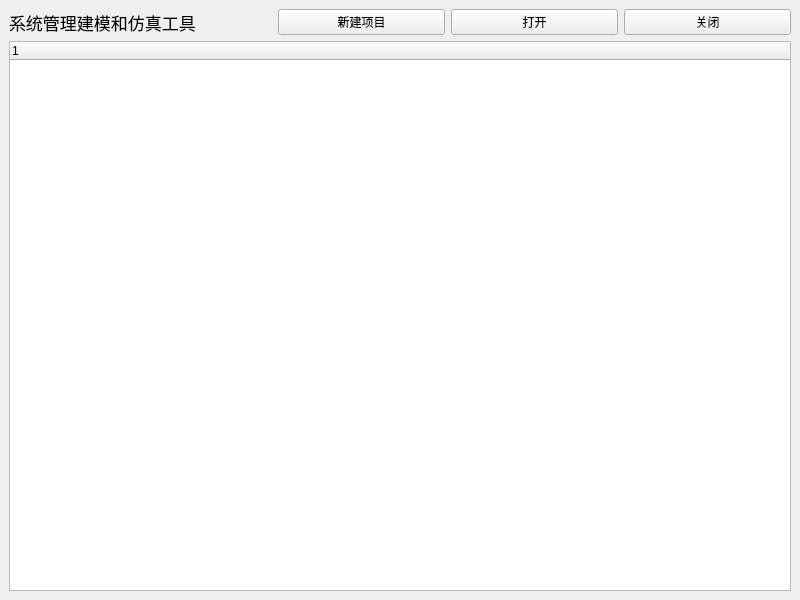
<?xml version="1.0" encoding="UTF-8"?>
<ui version="4.0">
 <class>start</class>
 <widget class="QMainWindow" name="start">
  <property name="geometry">
   <rect>
    <x>0</x>
    <y>0</y>
    <width>800</width>
    <height>600</height>
   </rect>
  </property>
  <property name="windowTitle">
   <string>MainWindow</string>
  </property>
  <widget class="QWidget" name="centralwidget">
   <layout class="QHBoxLayout" name="horizontalLayout_2">
    <item>
     <layout class="QVBoxLayout" name="verticalLayout" stretch="1,5">
      <item>
       <layout class="QHBoxLayout" name="horizontalLayout">
        <item>
         <widget class="QLabel" name="label">
          <property name="font">
           <font>
            <pointsize>13</pointsize>
           </font>
          </property>
          <property name="text">
           <string>系统管理建模和仿真工具                </string>
          </property>
         </widget>
        </item>
        <item>
         <widget class="QPushButton" name="newP">
          <property name="text">
           <string>新建项目</string>
          </property>
         </widget>
        </item>
        <item>
         <widget class="QPushButton" name="openP">
          <property name="text">
           <string>打开</string>
          </property>
         </widget>
        </item>
        <item>
         <widget class="QPushButton" name="shutdown">
          <property name="text">
           <string>关闭</string>
          </property>
         </widget>
        </item>
       </layout>
      </item>
      <item>
       <widget class="QTreeWidget" name="projects"/>
      </item>
     </layout>
    </item>
   </layout>
  </widget>
 </widget>
 <resources/>
 <connections/>
</ui>
